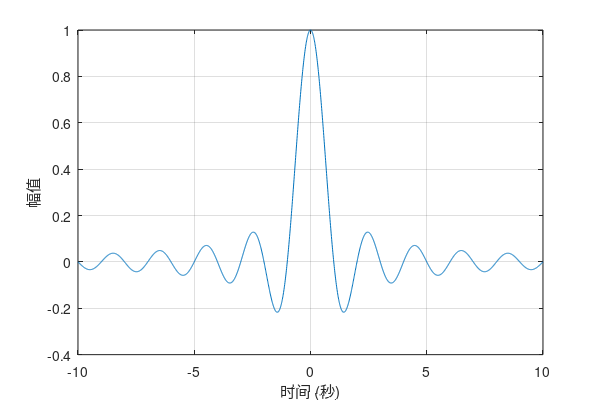

Source code (MATLAB):
clear                   % 清除所有变量
close all               % 关闭所有图形窗口

t = -10:0.01:10;        % 时间范围为-10到10秒，步长为0.01秒
y = sinc(t);            % 生成抽样函数

figure('Units', 'inches', 'Position', [0 0 6 4])  % 设置绘图窗口尺寸为6x4英寸
plot(t, y)              % 绘制图形
grid on                 % 打开网格线

xlabel('时间 (秒)')
ylabel('幅值');

% 检查目录是否存在，如果不存在则创建
foldername = 'picture';
if ~exist(foldername, 'dir')
    mkdir(foldername);
end

set(gcf, 'PaperPositionMode', 'auto');  % 设置绘图窗口分辨率与尺寸一致
print(sprintf('%s/sinc_t.jpg', foldername), '-djpeg', '-r300'); % 保存图形，分辨率为300dpi